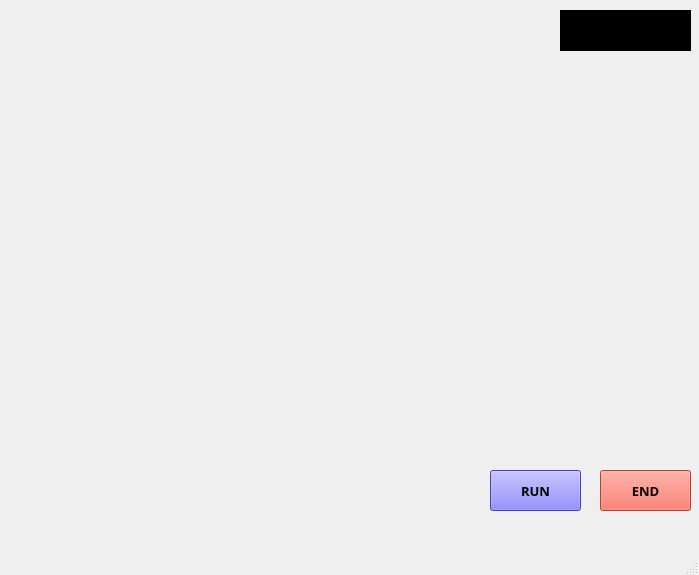
<?xml version="1.0" encoding="UTF-8"?>
<ui version="4.0">
 <class>MRP_UI</class>
 <widget class="QMainWindow" name="MRP_UI">
  <property name="geometry">
   <rect>
    <x>0</x>
    <y>0</y>
    <width>699</width>
    <height>575</height>
   </rect>
  </property>
  <property name="windowTitle">
   <string>MainWindow</string>
  </property>
  <widget class="QWidget" name="centralwidget">
   <widget class="QLabel" name="label">
    <property name="geometry">
     <rect>
      <x>0</x>
      <y>0</y>
      <width>701</width>
      <height>521</height>
     </rect>
    </property>
    <property name="mouseTracking">
     <bool>false</bool>
    </property>
    <property name="tabletTracking">
     <bool>false</bool>
    </property>
    <property name="acceptDrops">
     <bool>false</bool>
    </property>
    <property name="text">
     <string/>
    </property>
    <property name="pixmap">
     <pixmap>../animation.gif</pixmap>
    </property>
    <property name="scaledContents">
     <bool>true</bool>
    </property>
    <property name="alignment">
     <set>Qt::AlignCenter</set>
    </property>
    <property name="wordWrap">
     <bool>false</bool>
    </property>
    <property name="indent">
     <number>-2</number>
    </property>
   </widget>
   <widget class="QPushButton" name="pushButton">
    <property name="geometry">
     <rect>
      <x>490</x>
      <y>470</y>
      <width>91</width>
      <height>41</height>
     </rect>
    </property>
    <property name="font">
     <font>
      <family>Magneto</family>
      <pointsize>10</pointsize>
      <weight>75</weight>
      <bold>true</bold>
     </font>
    </property>
    <property name="tabletTracking">
     <bool>false</bool>
    </property>
    <property name="styleSheet">
     <string notr="true">
background-color: rgb(100, 89, 255);</string>
    </property>
    <property name="text">
     <string>RUN</string>
    </property>
    <property name="checkable">
     <bool>false</bool>
    </property>
    <property name="autoDefault">
     <bool>false</bool>
    </property>
   </widget>
   <widget class="QPushButton" name="pushButton_2">
    <property name="geometry">
     <rect>
      <x>600</x>
      <y>470</y>
      <width>91</width>
      <height>41</height>
     </rect>
    </property>
    <property name="font">
     <font>
      <family>Magneto</family>
      <pointsize>10</pointsize>
      <weight>75</weight>
      <bold>true</bold>
     </font>
    </property>
    <property name="tabletTracking">
     <bool>false</bool>
    </property>
    <property name="styleSheet">
     <string notr="true">
background-color: rgb(250, 85, 64);</string>
    </property>
    <property name="text">
     <string>END</string>
    </property>
    <property name="checkable">
     <bool>false</bool>
    </property>
    <property name="autoDefault">
     <bool>false</bool>
    </property>
   </widget>
   <widget class="QTextBrowser" name="textBrowser">
    <property name="geometry">
     <rect>
      <x>560</x>
      <y>10</y>
      <width>131</width>
      <height>41</height>
     </rect>
    </property>
    <property name="styleSheet">
     <string notr="true">background: transpatent;</string>
    </property>
   </widget>
  </widget>
  <widget class="QMenuBar" name="menubar">
   <property name="geometry">
    <rect>
     <x>0</x>
     <y>0</y>
     <width>699</width>
     <height>26</height>
    </rect>
   </property>
  </widget>
  <widget class="QStatusBar" name="statusbar"/>
 </widget>
 <resources/>
 <connections/>
</ui>
